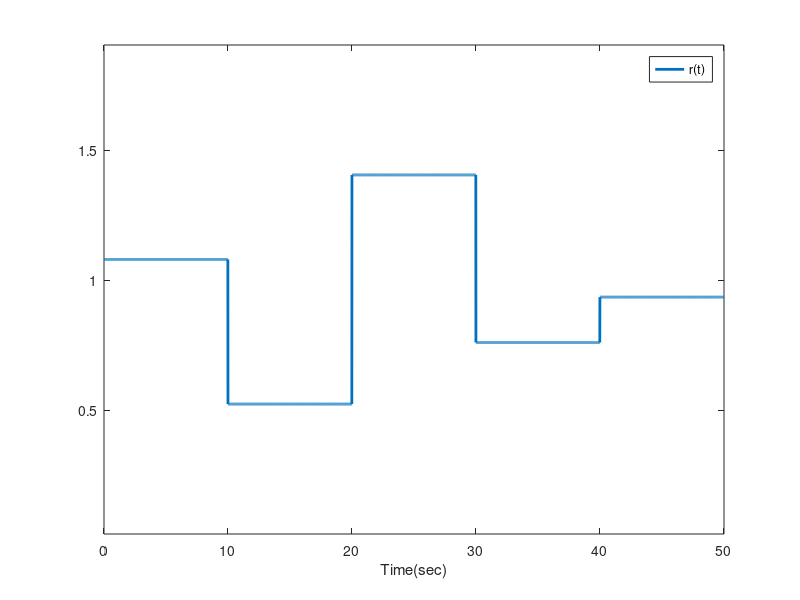

This figure's MATLAB source:
%==========================================================================
close all
clear all
clc 
pause(2)
%=========================================================================

load referans.mat referans Ts time 
plot(time,referans,'linewidth',2)
axis([min(time) max(time) min(referans)-0.5 max(referans)+0.5])
legend('r(t)') 
xlabel('Time(sec)')
